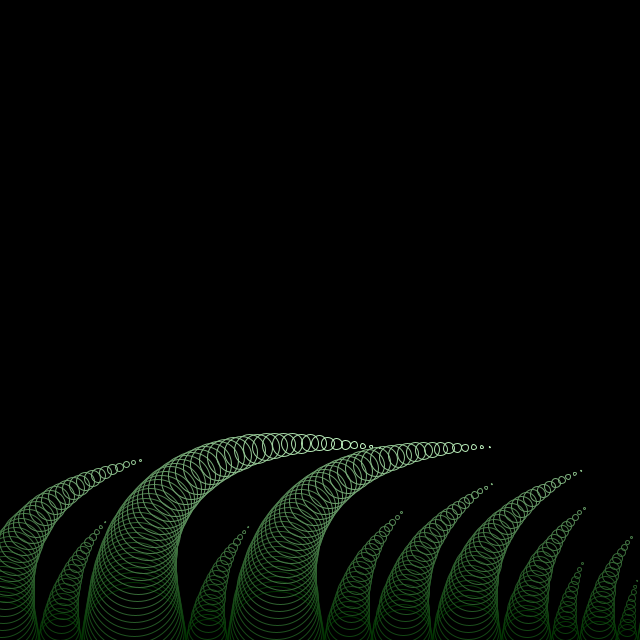
Frame 1 (no input)
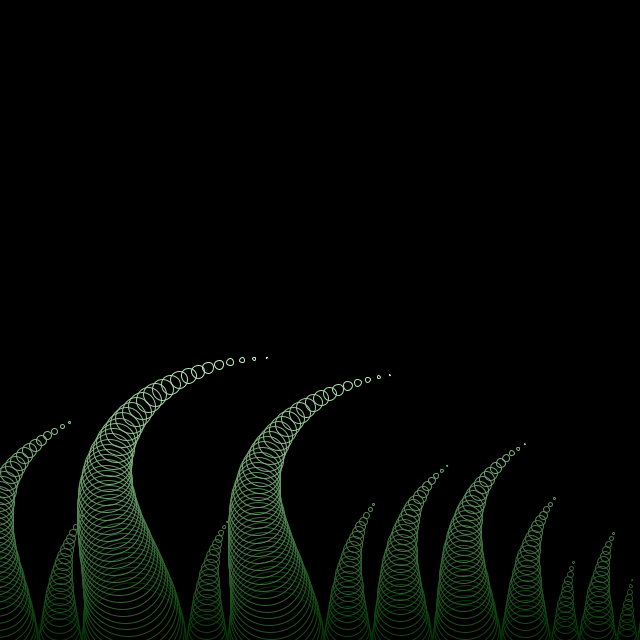
Frame 60 (the mouse pressed at the canvas centre just before this capture)
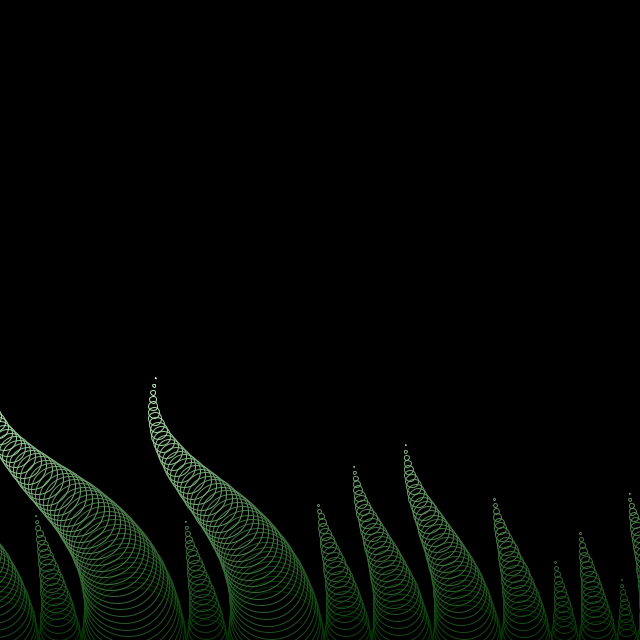
Frame 120 (the mouse held since frame 60 and released just before this capture)

The Processing sketch that drew these frames (run headless with seeded random() and noise(); from frame 60 on, the mouse is pressed at the canvas centre):

// Processing sketch: processing_156686
// ── processing_156686.pde

ArrayList<Tenticle> tenticles = new ArrayList<Tenticle>();

/* 
 Every iteration in our loop adds the previous length of the tenticle. Then we use this number as the
 x coord so no matter what width the tenticle is, there will be no overlap.
 */
float w = 0;

void setup() {
  size(640, 640);
  noFill();
  /* We must first create a tenticle by hand because our loop will count to tenticle.size() which will equal 0. (NOT GOOD) */
  tenticles.add(new Tenticle(new PVector(0, height), (int)random(20, 110)));
  
  for (int i = 0; i < tenticles.size(); i++) {
    /* Can not calculate ahead of time how many we need. But a good estimate is fine */
    if (tenticles.size() < 20) {
      /* Get the previous tenticle object */
      Tenticle t = (Tenticle) tenticles.get(tenticles.size()-1);
      /* Next objects length */
      int nextTLen = (int)random(20, 110);
      /* 
       Previous number + (previous tenticles len or width * next tenticles length).
      
       NOTE : We divide by 2 because len is diameter. We want the radius. 
       If you don't understand see what happens without it.
       */
      w = w + (t.len + nextTLen)/2;
      /* Put "w" as our x coord and DONE! */
      tenticles.add(new Tenticle(new PVector(w, height), nextTLen));
    }
  }
}

void draw() {
  background(0);
  /* A fancy for loop that does the same thing as a usual for loop. (THE ARRAYLIST MUST BE IN THIS FORMAT) */
  for (Tenticle t : tenticles) {
    t.draw();
  }
}

class Tenticle {
  PVector loc;
  int len;

  Tenticle(PVector loc, int len) {
    this.loc = loc;
    this.len = len;
  }

  void draw() {
    /* Yuo might recognise the code as the same one as the tenticle star */
    for (int q = 0; q < len; q+=2) {
      /* The angle is to make the movement */
      float angle = cos(radians(len-q+frameCount)) * q/2;
      /* Multiply by the to create length */
      float x2 = sin(radians(angle))*(q*3);
      float y2 = cos(radians(angle))*(q*3);
      stroke(q*2, 50+q*2, q*2);
      ellipse(loc.x+x2, loc.y-y2, len-q, len-q);
    }
  }
}
